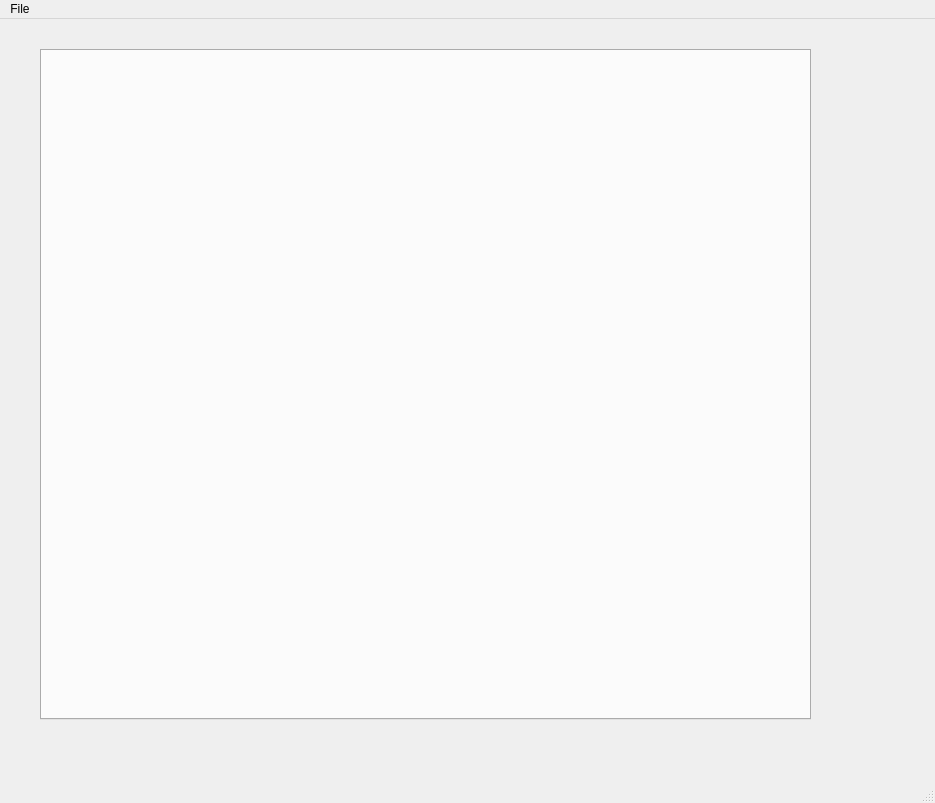
<?xml version="1.0" encoding="UTF-8"?>
<ui version="4.0">
 <class>MainWindow</class>
 <widget class="QMainWindow" name="MainWindow">
  <property name="geometry">
   <rect>
    <x>0</x>
    <y>0</y>
    <width>935</width>
    <height>803</height>
   </rect>
  </property>
  <property name="windowTitle">
   <string>Subprotein Search Engine</string>
  </property>
  <property name="styleSheet">
   <string notr="true"/>
  </property>
  <widget class="QWidget" name="centralwidget">
   <property name="styleSheet">
    <string notr="true"/>
   </property>
   <widget class="QTabWidget" name="tabWidget">
    <property name="geometry">
     <rect>
      <x>40</x>
      <y>30</y>
      <width>771</width>
      <height>671</height>
     </rect>
    </property>
    <property name="currentIndex">
     <number>-1</number>
    </property>
    <property name="elideMode">
     <enum>Qt::ElideNone</enum>
    </property>
   </widget>
  </widget>
  <widget class="QMenuBar" name="menubar">
   <property name="geometry">
    <rect>
     <x>0</x>
     <y>0</y>
     <width>935</width>
     <height>22</height>
    </rect>
   </property>
   <widget class="QMenu" name="menuFile">
    <property name="title">
     <string>File</string>
    </property>
   </widget>
   <addaction name="menuFile"/>
  </widget>
  <widget class="QStatusBar" name="statusbar"/>
 </widget>
 <resources/>
 <connections/>
</ui>
